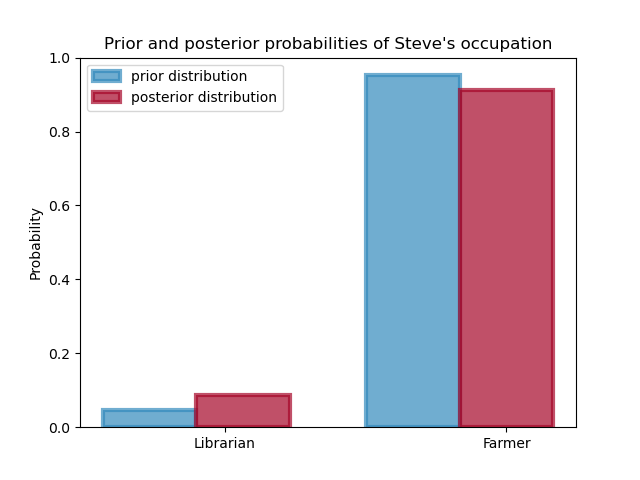

Python code for this plot:
import matplotlib.pyplot as plt

# figsize(12.5, 4)

colors = ["#348ABD", "#A60628"]
prior = [1/21., 20/21.]
posterior = [0.087, 1 - 0.087]
plt.bar([0, .7], prior, alpha=0.70, width=0.25,
        color=colors[0], label="prior distribution",
        lw=3, edgecolor="#348ABD")

plt.bar([0 + 0.25, .7 + 0.25], posterior, alpha=0.70, width=0.25,
        color=colors[1], label="posterior distribution", lw=3, edgecolor="#A60628")

plt.xticks([0.20, 0.95], ["Librarian", "Farmer"])
plt.ylabel("Probability")
plt.legend(loc="upper left")
plt.title("Prior and posterior probabilities of Steve's occupation")
plt.show()
